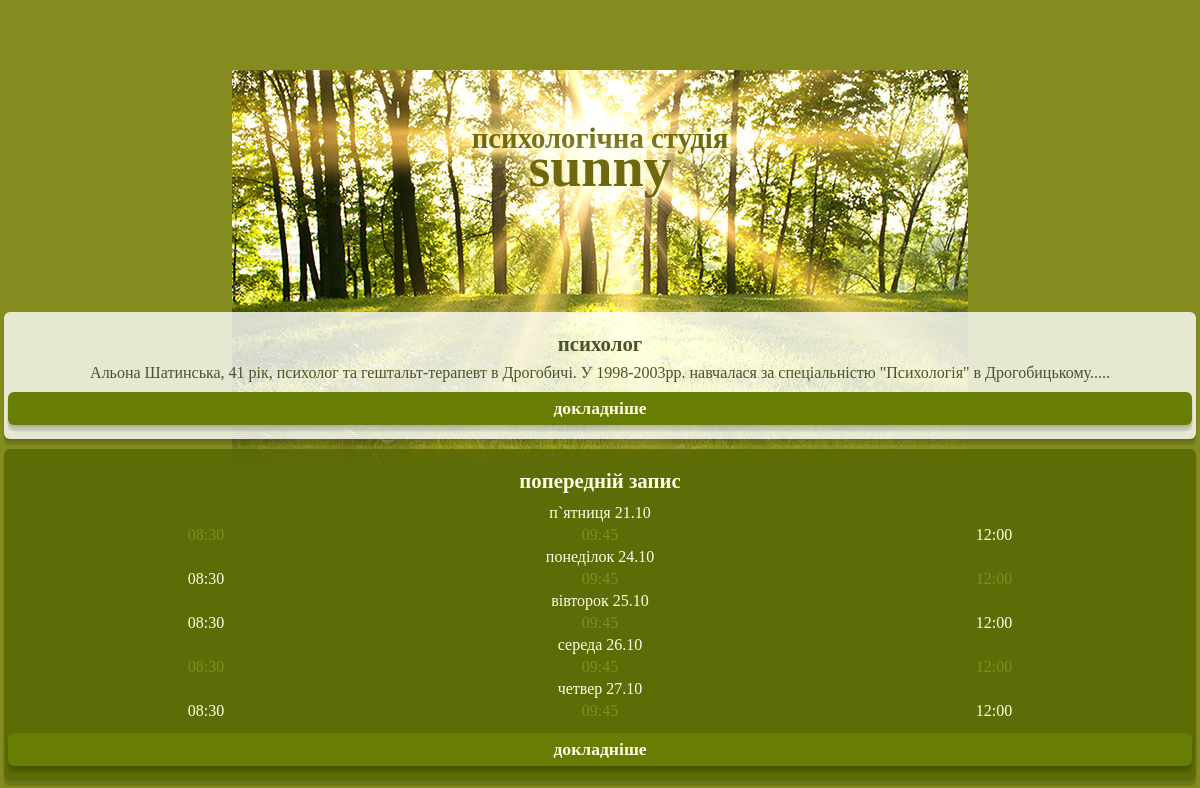
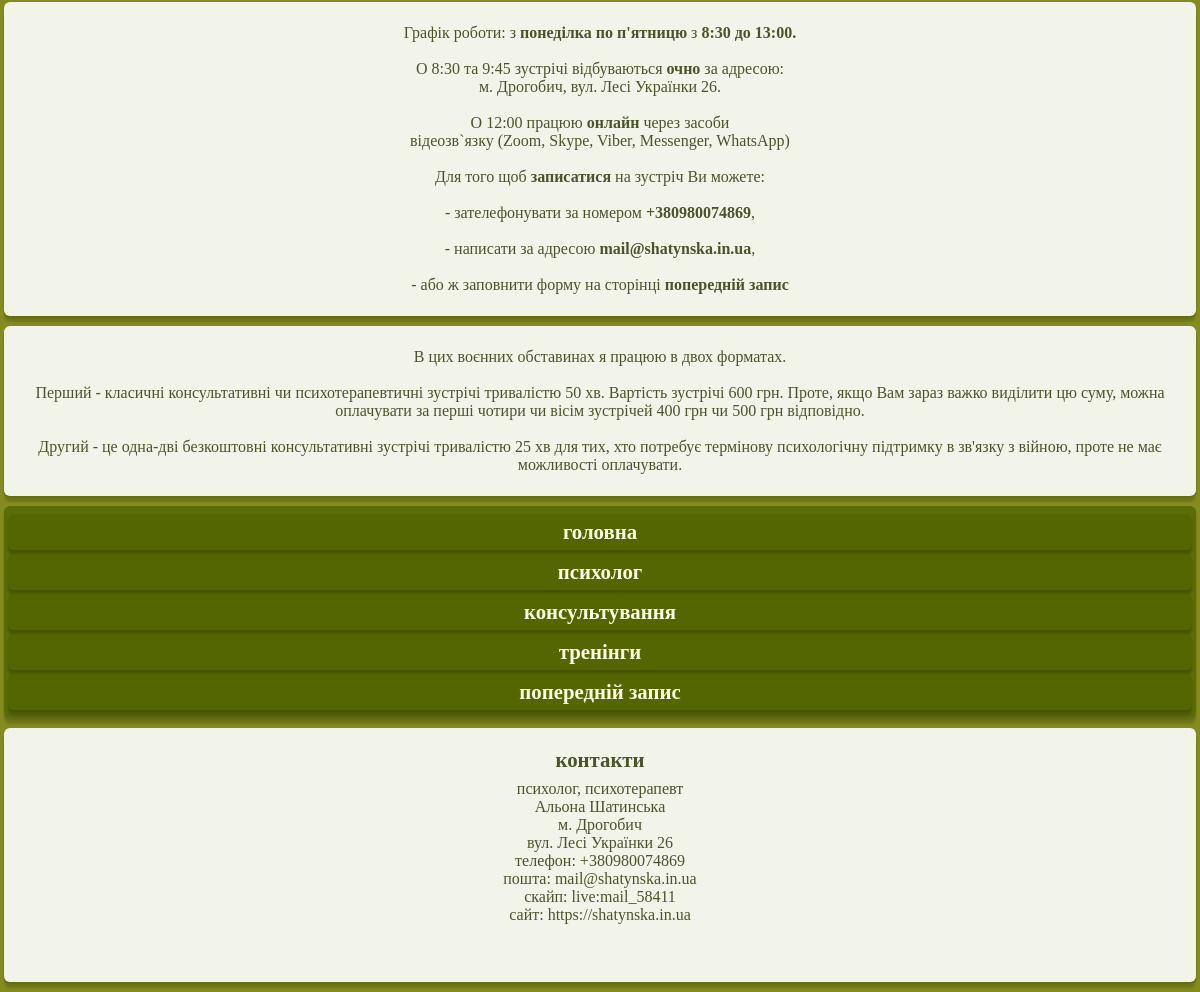
The page /amp/index.php on the database its author committed (2 pictures, top to bottom).
### tables this page shows
CREATE TABLE `text` (
  `id` tinyint(2) NOT NULL,
  `h` varchar(100) NOT NULL,
  `text` text NOT NULL,
  `amptext` text NOT NULL
);

### public/amp/index.php (the view, shortened to what this page needs)
<?php include("first.php"); ?>
<?php include("begin.php"); ?>
<section id="psy"><a href="/amp/psychologist.php"><h1>психолог</h1></a><p>Альона Шатинська, 41 рік, психолог та гештальт-терапевт в Дрогобичі. У 1998-2003рр. навчалася за спеціальністю "Психологія" в Дрогобицькому..... </p>
<amp-img alt="психолог Шатинська Альона" src="/images/photomini.jpg" height="280" width="280"></amp-img><a href="/amp/psychologist.php" class="more">докладніше</a></section>
<aside><h2><a class="white" href="/amp/reservation.php">попередній запис</a></h2>
	<?php
    $w=array(1=>'понеділок', 2=>'вівторок', 3=>'середа', 4=>'четвер', 5=>'п`ятниця');
    $tn=array(1=>'08:30', 2=>'09:45', 3=>'12:00');
	echo '<table>';
	$lm=strtotime('+1 DAY');
	for ($ii=0; $ii<=4; $ii++) {
		$iii=date("w", $lm); if ($iii==0) {$iii=7;} if ($iii>=6) {$iii=8-$iii; $lm=strtotime('+'.$iii.' DAY', $lm); $iii=date("w", $lm); }
		$online="";
		echo '<tr><td class="free" colspan="6" style="color: #ffffe6;" >'.$w[$iii].' '.date("d.m", $lm).$online.'</td></tr><tr>';
		$time_begin=1; $time_end=3;
		for ($ti=$time_begin; $ti<=$time_end; $ti++) {
			$avail=mysqli_query($db, 'SELECT type from changes where date="'.date("Y-m-d", $lm).'" and d='.$iii.' and t='.$ti.' order by dt DESC');
			if (mysqli_num_rows($avail)!=0) {
				$availl=mysqli_fetch_array($avail);
				if ($availl['type']==1) {$av=0;}
				if ($availl['type']==0) {$av=1;}
			} else {
				$lineline = mysqli_query($db, 'SELECT id from clients where status=1 and cday='.$iii.' and ct='.$ti);
				if (mysqli_num_rows($lineline)!=0) {$av=0;} else {$av=1;}
			}
			echo '<td>'; if ($av==1) {echo '<a class="free pointer" onclick="location.href=\'reservation.php?grt='.$iii.'-'.$ti.'-'.date("Y-m-d", $lm).'\';" title="попередній запис ',$tn[$ti],' '.date("d.m", $lm).'" > ';} echo $tn[$ti]; if ($av==1) {echo '</a>';} echo '</td>';
		}
		$lm=strtotime('+1 DAY', $lm);
		echo '</tr>';
	}
echo '</table>';
?>
<a href="/amp/reservation.php" class="more">докладніше</a></aside>
<section id="kons">
<?php $line = mysqli_fetch_array(mysqli_query($db, "SELECT * from text where id=9")); echo $line['amptext']; ?>
</section>
<section id="tren">
<?php $line = mysqli_fetch_array(mysqli_query($db, "SELECT * from text where id=6")); echo $line['amptext']; ?>
</section>
<?php include("end.php"); ?>

### public/amp/begin.php (style rules this page uses)
body { -webkit-animation:-amp-start 8s steps(1,end) 0s 1 normal both;-moz-animation:-amp-start 8s steps(1,end) 0s 1 normal both;-ms-animation:-amp-start 8s steps(1,end) 0s 1 normal both;animation:-amp-start 8s steps(1,end) 0s 1 normal both }
html, body, header, nav, footer, aside, h1, h2, h3, a, p { padding: 0; margin: 0; border: 0; color: #4a542b; text-align: center; }
a { text-decoration: none; }
p { text-indent: 0; }
h1, h1 a, h1 a, h2, h2 a, a h2 { font-weight: bold; font-size: 1.3rem; margin: 1rem 0 0.5rem; }
section, footer, main, aside, nav { padding: 4px; margin: 10px 4px; border-radius: 6px; box-shadow: 0 6px 2px rgba(0,0,0,0.15), 0 2px 2px rgba(0,0,0,0.1); background-color: rgba(255, 255, 255, 0.9); }
nav, aside { background-color: rgba(83, 100, 1, 0.8); }
#psy { background-color: rgba(255, 255, 255, 0.8); }
aside h2 { color: #ffffe6; }
aside table { width: 100%; text-align: center; }
aside table td a { color: #ffffe6; }
aside table td { color: #848c1f; }
.white { color: #ffffe6; }
.more { display: block; font-weight: bold; background-color: #677d03; color: #ffffe6; margin: 10px 0; padding: 6px 0; box-shadow: 0 6px 2px rgba(0,0,0,0.15), 0 2px 2px rgba(0,0,0,0.1); border-radius: 6px; font-size: 1.1rem; }

### rows shown on the page
text: amptext "Графік роботи: з понеділка по п'ятницю з 8:30 до 13:00. О 8:30 та 9:45 зустрічі відбуваються очно за адресою: м. Дрогобич, вул. Лесі Українки 26. O 12:00 працюю онлайн через засоби відеозв`язку (Zoom, Skype, Viber, Messenger, WhatsApp) Для того щоб записатися на зустріч Ви можете: - зателефонувати за номером +380980074869 , - написати за адресою mail@shatynska.in.ua , - або ж заповнити форму на сторінці попередній запис"
text: amptext "В цих воєнних обставинах я працюю в двох форматах. Перший - класичні консультативні чи психотерапевтичні зустрічі тривалістю 50 хв. Вартість зустрічі 600 грн. Проте, якщо Вам зараз важко виділити цю суму, можна оплачувати за перші чотири чи вісім зустрічей 400 грн чи 500 грн відповідно. Другий - це одна-дві безкоштовні консультативні зустрічі тривалістю 25 хв для тих, хто потребує термінову психологічну підтримку в зв'язку з війною, проте не має можливості оплачувати."

### other values the page prints
$w[$iii] "п`ятниця"
$tn[$ti] "08:30"
$tn[$ti] "09:45"
$tn[$ti] "12:00"
$w[$iii] "понеділок"
date("d.m", $lm) "24.10"
$w[$iii] "вівторок"
date("d.m", $lm) "25.10"
$w[$iii] "середа"
date("d.m", $lm) "26.10"
$w[$iii] "четвер"
date("d.m", $lm) "27.10"
